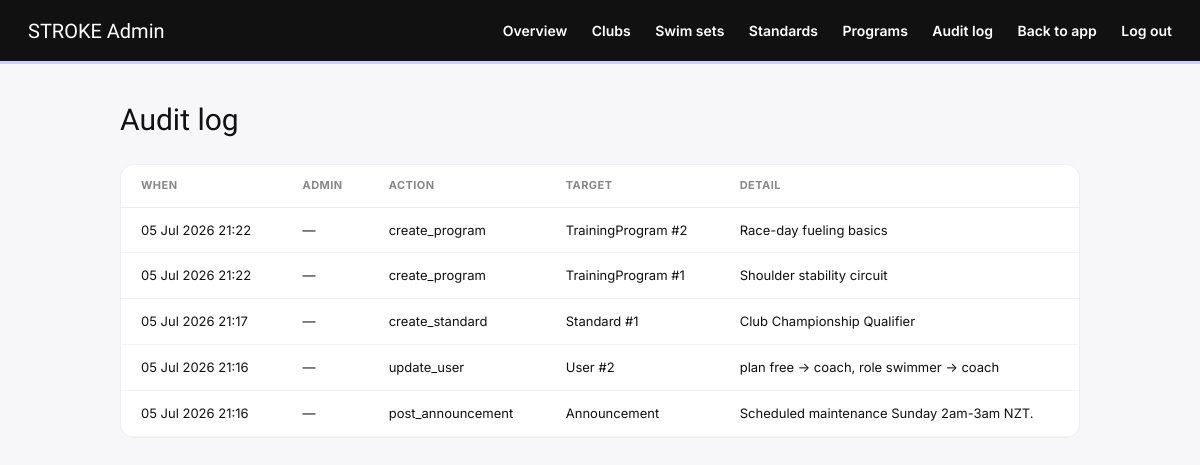
The page /admin/audit (signed in) on the database its author committed.
### models.py (models this page shows)
class AdminAuditLog(db.Model):
    __tablename__ = 'admin_audit_log'
    id = db.Column(db.Integer, primary_key=True)
    admin_id = db.Column(db.Integer, db.ForeignKey('user.id'), nullable=False)
    action = db.Column(db.String(50), nullable=False)
    target_type = db.Column(db.String(30))
    target_id = db.Column(db.Integer)
    detail = db.Column(db.Text)
    created_at = db.Column(db.DateTime, default=datetime.utcnow)

### routes.py (the view)
@main.route('/admin/audit')
@login_required
@admin_required
def admin_audit():
    from app import db
    from models import AdminAuditLog, User
    logs = (
        db.session.query(AdminAuditLog)
        .order_by(AdminAuditLog.created_at.desc())
        .limit(200)
        .all()
    )
    admins = {u.id: u.username for u in db.session.query(User).all()}
    return render_template('admin_audit.html', logs=logs, admins=admins)

### auth_utils.py (called while the page is built)
def admin_required(f):
    @wraps(f)
    def wrapper(*args, **kwargs):
        if not current_user.is_authenticated or not current_user.is_admin:
            abort(403)
        return f(*args, **kwargs)
    return wrapper

### templates/admin_audit.html (shortened to what this page needs)
<!DOCTYPE html>
<html lang="en">
<head>
<link rel="stylesheet" href="{{ url_for('static', filename='css/main.css') }}">
</head>
<body>
<nav class="adm-nav">
  <span class="adm-logo">STROKE Admin</span>
  <div>
    <a href="/admin">Overview</a>
    <a href="/admin/clubs">Clubs</a>
    <a href="/admin/sets">Swim sets</a>
    <a href="/admin/standards">Standards</a>
    <a href="/admin/programs">Programs</a>
    <a href="/admin/audit">Audit log</a>
    <a href="/dashboard">Back to app</a>
    <a href="/logout">Log out</a>
  </div>
</nav>
<div class="adm-wrap">
  <p class="adm-title">Audit log</p>
  <div class="adm-panel">
    {% if logs %}
    <table>
      <thead>
        <tr><th>When</th><th>Admin</th><th>Action</th><th>Target</th><th>Detail</th></tr>
      </thead>
      <tbody>
        {% for l in logs %}
        <tr>
          <td>{{ l.created_at.strftime('%d %b %Y %H:%M') }}</td>
          <td>{{ admins.get(l.admin_id, '—') }}</td>
          <td>{{ l.action }}</td>
          <td>{{ l.target_type or '—' }}{% if l.target_id %} #{{ l.target_id }}{% endif %}</td>
          <td>{{ l.detail or '—' }}</td>
        </tr>
        {% endfor %}
      </tbody>
    </table>
    {% else %}
    <div class="empty-state">No admin actions logged yet.</div>
    {% endif %}
  </div>
</div>
</body>
</html>

### static/css/main.css (style rules this page uses)
*, *::before, *::after { box-sizing: border-box; margin: 0; padding: 0; }
html { scroll-behavior: smooth; overflow-x: hidden; }
body { font-family: 'Inter', sans-serif; background: #fcfcff; color: #111111; line-height: 1.6; min-height: 100vh; overflow-x: hidden; }
button, a { cursor: pointer; }
a { color: inherit; text-decoration: none; }
nav { display: flex; align-items: center; justify-content: space-between; padding: 0 24px; height: 64px; position: sticky; top: 0; z-index: 100; background: #ffffff; border-bottom: 3px solid #ccccff; }

### templates/admin_audit.html (style rules this page uses)
body { font-family:'Inter',sans-serif;background:#f7f7fa;margin:0;color:#111; }
.adm-nav { display:flex;align-items:center;justify-content:space-between;padding:16px 28px;background:#111;color:#fff; }
.adm-nav a { color:#fff;text-decoration:none;font-weight:600;font-size:14px;margin-left:20px; }
.adm-logo { font-family:'Antonio',sans-serif;font-size:20px; }
.adm-wrap { max-width:1000px;margin:0 auto;padding:32px 20px 60px; }
.adm-title { font-family:'Antonio',sans-serif;font-size:30px;margin:0 0 20px; }
.adm-panel { background:#fff;border-radius:14px;border:1px solid #eee;overflow:hidden; }
table { width:100%;border-collapse:collapse; }
th { text-align:left;font-size:11px;text-transform:uppercase;letter-spacing:.04em;color:#888;padding:12px 20px;border-bottom:1px solid #eee; }
td { padding:12px 20px;border-bottom:1px solid #f2f2f4;font-size:13px; }

### rows shown on the page
AdminAuditLog: created_at "05 Jul 2026 21:22", get "—", action "create_program", target_type "TrainingProgram", target_id "2", detail "Race-day fueling basics"
AdminAuditLog: created_at "05 Jul 2026 21:22", get "—", action "create_program", target_type "TrainingProgram", target_id "1", detail "Shoulder stability circuit"
AdminAuditLog: created_at "05 Jul 2026 21:17", get "—", action "create_standard", target_type "Standard", target_id "1", detail "Club Championship Qualifier"
AdminAuditLog: created_at "05 Jul 2026 21:16", get "—", action "update_user", target_type "User", target_id "2", detail "plan free -> coach, role swimmer -> coach"
AdminAuditLog: created_at "05 Jul 2026 21:16", get "—", action "post_announcement", target_type "Announcement", detail "Scheduled maintenance Sunday 2am-3am NZT."
